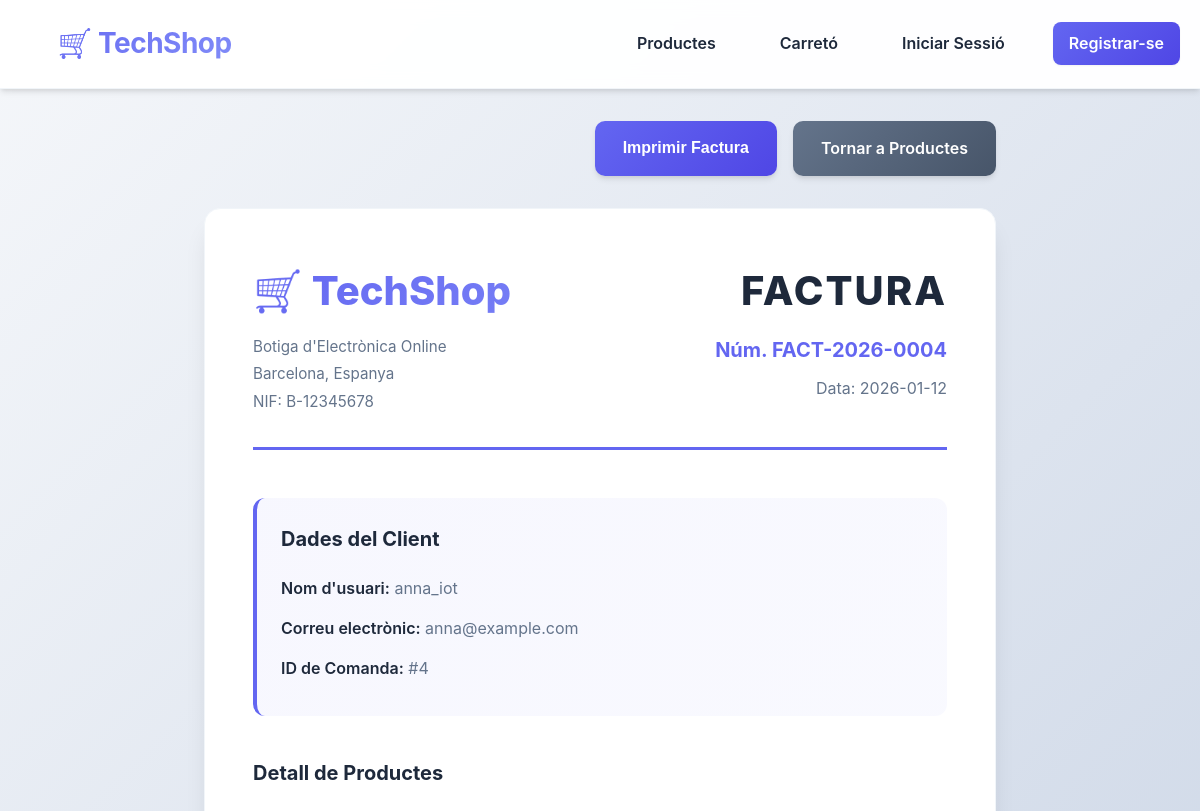
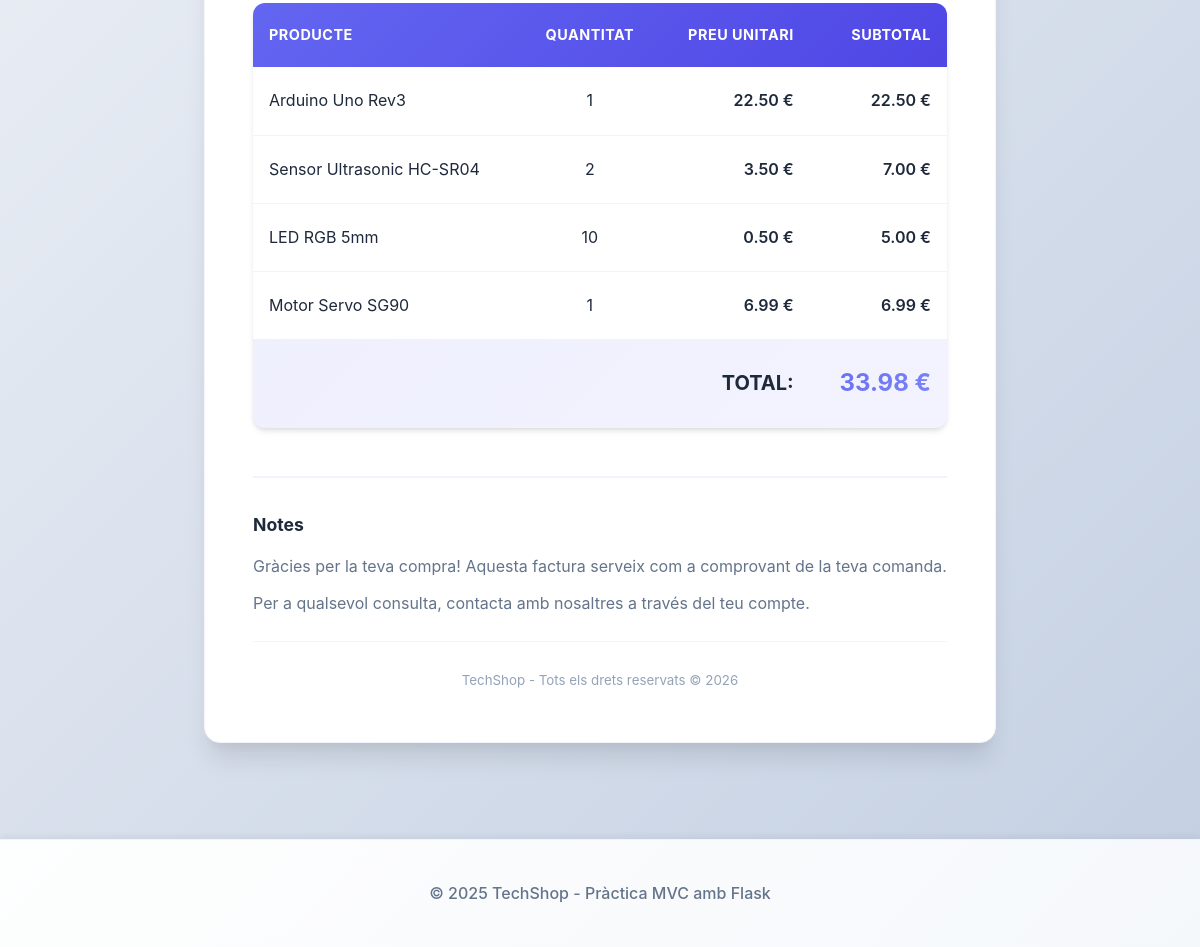
Screenshot of /invoice/4 with the database file from the repository (2 pictures, top to bottom).
### tables this page shows
CREATE TABLE "Order" (
    id INTEGER PRIMARY KEY AUTOINCREMENT,
    total DECIMAL(10,2) NOT NULL CHECK(total >= 0),
    created_at DATETIME NOT NULL DEFAULT (datetime('now')),
    user_id INTEGER NOT NULL,
    FOREIGN KEY(user_id) REFERENCES UserAccount(id) ON DELETE CASCADE
);

CREATE TABLE UserAccount (
    id INTEGER PRIMARY KEY AUTOINCREMENT,
    username VARCHAR(20) NOT NULL UNIQUE CHECK(length(username) BETWEEN 4 AND 20),
    password_hash VARCHAR(60) NOT NULL,
    email VARCHAR(100) NOT NULL UNIQUE,
    created_at DATETIME NOT NULL DEFAULT (datetime('now'))
);

CREATE TABLE Product (
    id INTEGER PRIMARY KEY AUTOINCREMENT,
    name VARCHAR(100) NOT NULL,
    price DECIMAL(10,2) NOT NULL CHECK(price >= 0),
    stock INTEGER NOT NULL CHECK(stock >= 0)
);

### app.py (the view)
@app.route('/invoice/<int:order_id>')
def invoice(order_id):
    invoice_data = invoice_controller.get_invoice_data(order_id, DB_PATH)
    if invoice_data is None:
        flash('La comanda no existeix', 'error')
        return redirect(url_for('index'))
    if session.get('user_id') and invoice_data['user']:
        if session.get('user_id') != invoice_data['user'].id:
            flash('No tens permís per veure aquesta factura', 'error')
            return redirect(url_for('index'))
    invoice_number = invoice_controller.format_invoice_number(order_id)
    current_year = datetime.now().year
    return render_template('invoice.html',
                         invoice_data=invoice_data,
                         invoice_number=invoice_number,
                         current_year=current_year)

### controllers/invoice_controller.py (called while the page is built)
def format_invoice_number(order_id: int) -> str:
    from datetime import datetime
    year = datetime.now().year
    return f"FACT-{year}-{order_id:04d}"

### models.py (called while the page is built)
    @staticmethod
    def get_by_id(product_id: int, db_path: Path) -> Optional['Product']:
        with sqlite3.connect(db_path) as conn:
            conn.row_factory = sqlite3.Row
            cur = conn.cursor()
            cur.execute("SELECT * FROM Product WHERE id = ?", (product_id,))
            row = cur.fetchone()
            if row:
                return Product(**dict(row))
            return None

    @staticmethod
    def get_by_id(order_id: int, db_path: Path) -> Optional['Order']:
        with sqlite3.connect(db_path) as conn:
            conn.row_factory = sqlite3.Row
            cur = conn.cursor()
            cur.execute("SELECT * FROM \"Order\" WHERE id = ?", (order_id,))
            row = cur.fetchone()
            if row:
                return Order(**dict(row))
            return None

    @staticmethod
    def get_by_order_id(order_id: int, db_path: Path) -> List['OrderItem']:
        with sqlite3.connect(db_path) as conn:
            conn.row_factory = sqlite3.Row
            cur = conn.cursor()
            cur.execute("SELECT * FROM OrderItem WHERE order_id = ?", (order_id,))
            rows = cur.fetchall()
            return [OrderItem(**dict(row)) for row in rows]

### templates/invoice.html (shortened to what this page needs)
{% extends "base.html" %}
{% block content %}
<div class="invoice-container">
    <div class="invoice-header">
        <div class="invoice-actions">
            <button onclick="window.print()" class="btn btn-primary">Imprimir Factura</button>
            <a href="{{ url_for('index') }}" class="btn btn-secondary">Tornar a Productes</a>
        </div>
    </div>
    <div class="invoice-document">
        <div class="invoice-top">
            <div class="invoice-company">
                <h1 class="company-name">🛒 TechShop</h1>
                <p class="company-info">
                    Botiga d'Electrònica Online<br>
                    Barcelona, Espanya<br>
                    NIF: B-12345678
                </p>
            </div>
            <div class="invoice-title">
                <h2>FACTURA</h2>
                <p class="invoice-number">Núm. {{ invoice_number }}</p>
                <p class="invoice-date">Data: {{ invoice_data.order.created_at.split()[0] if ' ' in invoice_data.order.created_at else invoice_data.order.created_at[:10] }}</p>
            </div>
        </div>
        <div class="invoice-client">
            <h3>Dades del Client</h3>
            <div class="client-info">
                {% if invoice_data.user %}
                <p><strong>Nom d'usuari:</strong> {{ invoice_data.user.username }}</p>
                <p><strong>Correu electrònic:</strong> {{ invoice_data.user.email }}</p>
                {% else %}
                <p><strong>Client:</strong> Usuari no identificat</p>
                {% endif %}
                <p><strong>ID de Comanda:</strong> #{{ invoice_data.order_id }}</p>
            </div>
        </div>
        <div class="invoice-items">
            <h3>Detall de Productes</h3>
            <table class="invoice-table">
                <thead>
                    <tr>
                        <th>Producte</th>
                        <th class="text-center">Quantitat</th>
                        <th class="text-right">Preu Unitari</th>
                        <th class="text-right">Subtotal</th>
                    </tr>
                </thead>
                <tbody>
                    {% for item in invoice_data.invoice_items %}
                    <tr>
                        <td>{{ item.product.name }}</td>
                        <td class="text-center">{{ item.quantity }}</td>
                        <td class="text-right">{{ "%.2f"|format(item.unit_price) }} €</td>
                        <td class="text-right">{{ "%.2f"|format(item.subtotal) }} €</td>
                    </tr>
                    {% endfor %}
                </tbody>
                <tfoot>
                    <tr class="invoice-total">
                        <td colspan="3" class="text-right"><strong>TOTAL:</strong></td>
                        <td class="text-right total-amount"><strong>{{ "%.2f"|format(invoice_data.total) }} €</strong></td>
                    </tr>
                </tfoot>
            </table>
        </div>
        <div class="invoice-footer">
            <div class="invoice-notes">
                <h4>Notes</h4>
                <p>Gràcies per la teva compra! Aquesta factura serveix com a comprovant de la teva comanda.</p>
                <p>Per a qualsevol consulta, contacta amb nosaltres a través del teu compte.</p>
            </div>
            <div class="invoice-legal">
                <p><small>TechShop - Tots els drets reservats © {{ current_year }}</small></p>
            </div>
        </div>
    </div>
</div>
{% endblock %}

### rows the page displays
Order: order.created_at "2026-01-12", total "33.98"
UserAccount: user.username "anna_iot", user.email "anna@example.com"
Product: product.name "Arduino Uno Rev3", quantity "1", unit_price "22.50", subtotal "22.50"
Product: product.name "Sensor Ultrasonic HC-SR04", quantity "2", unit_price "3.50", subtotal "7.00"
Product: product.name "LED RGB 5mm", quantity "10", unit_price "0.50", subtotal "5.00"
Product: product.name "Motor Servo SG90", quantity "1", unit_price "6.99", subtotal "6.99"

### other values shown
{{ invoice_number }} "FACT-2026-0004"
{{ invoice_data.order_id }} "4"
